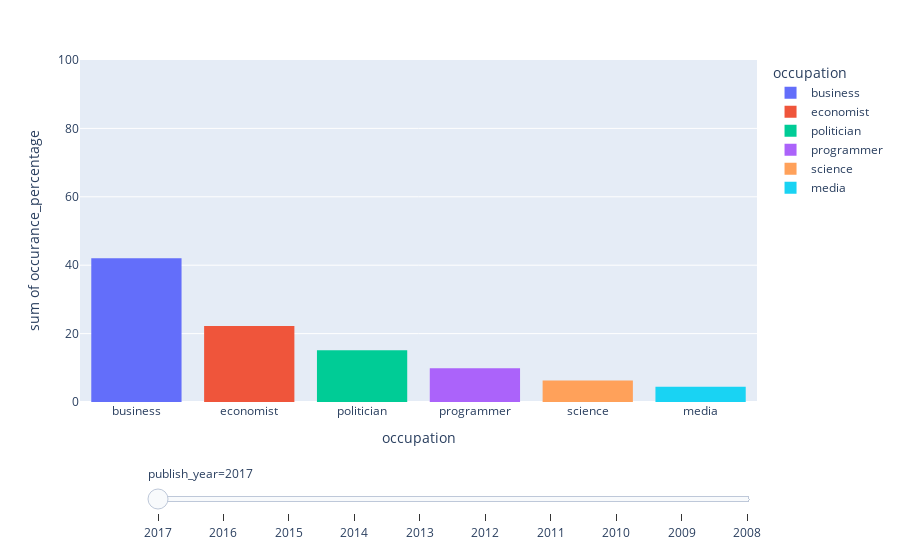

Write notebook code for a chart like this one.
### Markdown cell above
### TODO Set this to percentages

### Code cell
import plotly.express as px

df_grouped = df.groupby(['publish_year', 'occupation'], as_index=False).sum()
df_grouped_top = (df_grouped
                  .sort_values(['publish_year','o'], ascending=False)
                  .groupby(['publish_year'], as_index=False)
                  .head(6))

year2total = df_grouped_top.groupby("publish_year").sum().to_dict()["o"]


df_grouped_top["occurance_percentage"] = df_grouped_top.apply(lambda x: 100 * x["o"] / year2total[x["publish_year"]], axis=1)


fig = px.histogram(df_grouped_top, 
                   x="occupation",
                   y="occurance_percentage", 
                   animation_frame="publish_year",
                   color="occupation",
                   hover_name="publish_year")

fig["layout"].pop("updatemenus") # optional, drop animation buttons

fig.update_xaxes(fixedrange=False)
fig.update_xaxes(autorange=True)
fig.update_xaxes(categoryorder='total descending')
fig.update_yaxes(range=[0, 100])

fig.show()

### Figure 1 — Plotly figure (JSON) as saved in the notebook; plotly's stock layout.template omitted (floating-point values rounded to 4 significant figures)
{"data": [{"alignmentgroup": "True", "bingroup": "x", "histfunc": "sum", "hovertemplate": "occupation=%{x}<br>publish_year=2017<br>sum of occurance_percentage=%{y}<extra></extra>", "legendgroup": "business", "marker": {"color": "#636efa", "pattern": {"shape": ""}}, "name": "business", "offsetgroup": "business", "orientation": "v", "showlegend": true, "type": "histogram", "x": ["business"], "xaxis": "x", "y": [42.01], "yaxis": "y"}, {"alignmentgroup": "True", "bingroup": "x", "histfunc": "sum", "hovertemplate": "occupation=%{x}<br>publish_year=2017<br>sum of occurance_percentage=%{y}<extra></extra>", "legendgroup": "economist", "marker": {"color": "#EF553B", "pattern": {"shape": ""}}, "name": "economist", "offsetgroup": "economist", "orientation": "v", "showlegend": true, "type": "histogram", "x": ["economist"], "xaxis": "x", "y": [22.23], "yaxis": "y"}, {"alignmentgroup": "True", "bingroup": "x", "histfunc": "sum", "hovertemplate": "occupation=%{x}<br>publish_year=2017<br>sum of occurance_percentage=%{y}<extra></extra>", "legendgroup": "politician", "marker": {"color": "#00cc96", "pattern": {"shape": ""}}, "name": "politician", "offsetgroup": "politician", "orientation": "v", "showlegend": true, "type": "histogram", "x": ["politician"], "xaxis": "x", "y": [15.12], "yaxis": "y"}, {"alignmentgroup": "True", "bingroup": "x", "histfunc": "sum", "hovertemplate": "occupation=%{x}<br>publish_year=2017<br>sum of occurance_percentage=%{y}<extra></extra>", "legendgroup": "programmer", "marker": {"color": "#ab63fa", "pattern": {"shape": ""}}, "name": "programmer", "offsetgroup": "programmer", "orientation": "v", "showlegend": true, "type": "histogram", "x": ["programmer"], "xaxis": "x", "y": [9.896], "yaxis": "y"}, {"alignmentgroup": "True", "bingroup": "x", "histfunc": "sum", "hovertemplate": "occupation=%{x}<br>publish_year=2017<br>sum of occurance_percentage=%{y}<extra></extra>", "legendgroup": "science", "marker": {"color": "#FFA15A", "pattern": {"shape": ""}}, "name": "science", "offsetgroup": "science", "orientation": "v", "showlegend": true, "type": "histogram", "x": ["science"], "xaxis": "x", "y": [6.305], "yaxis": "y"}, {"alignmentgroup": "True", "bingroup": "x", "histfunc": "sum", "hovertemplate": "occupation=%{x}<br>publish_year=2017<br>sum of occurance_percentage=%{y}<extra></extra>", "legendgroup": "media", "marker": {"color": "#19d3f3", "pattern": {"shape": ""}}, "name": "media", "offsetgroup": "media", "orientation": "v", "showlegend": true, "type": "histogram", "x": ["media"], "xaxis": "x", "y": [4.429], "yaxis": "y"}], "layout": {"barmode": "relative", "legend": {"title": {"text": "occupation"}, "tracegroupgap": 0}, "margin": {"t": 60}, "sliders": [{"active": 0, "currentvalue": {"prefix": "publish_year="}, "len": 0.9, "pad": {"b": 10, "t": 60}, "steps": [{"args": [["2017"], {"frame": {"duration": 0, "redraw": true}, "fromcurrent": true, "mode": "immediate", "transition": {"duration": 0, "easing": "linear"}}], "label": "2017", "method": "animate"}, {"args": [["2016"], {"frame": {"duration": 0, "redraw": true}, "fromcurrent": true, "mode": "immediate", "transition": {"duration": 0, "easing": "linear"}}], "label": "2016", "method": "animate"}, {"args": [["2015"], {"frame": {"duration": 0, "redraw": true}, "fromcurrent": true, "mode": "immediate", "transition": {"duration": 0, "easing": "linear"}}], "label": "2015", "method": "animate"}, {"args": [["2014"], {"frame": {"duration": 0, "redraw": true}, "fromcurrent": true, "mode": "immediate", "transition": {"duration": 0, "easing": "linear"}}], "label": "2014", "method": "animate"}, {"args": [["2013"], {"frame": {"duration": 0, "redraw": true}, "fromcurrent": true, "mode": "immediate", "transition": {"duration": 0, "easing": "linear"}}], "label": "2013", "method": "animate"}, {"args": [["2012"], {"frame": {"duration": 0, "redraw": true}, "fromcurrent": true, "mode": "immediate", "transition": {"duration": 0, "easing": "linear"}}], "label": "2012", "method": "animate"}, {"args": [["2011"], {"frame": {"duration": 0, "redraw": true}, "fromcurrent": true, "mode": "immediate", "transition": {"duration": 0, "easing": "linear"}}], "label": "2011", "method": "animate"}, {"args": [["2010"], {"frame": {"duration": 0, "redraw": true}, "fromcurrent": true, "mode": "immediate", "transition": {"duration": 0, "easing": "linear"}}], "label": "2010", "method": "animate"}, {"args": [["2009"], {"frame": {"duration": 0, "redraw": true}, "fromcurrent": true, "mode": "immediate", "transition": {"duration": 0, "easing": "linear"}}], "label": "2009", "method": "animate"}, {"args": [["2008"], {"frame": {"duration": 0, "redraw": true}, "fromcurrent": true, "mode": "immediate", "transition": {"duration": 0, "easing": "linear"}}], "label": "2008", "method": "animate"}], "x": 0.1, "xanchor": "left", "y": 0, "yanchor": "top"}], "xaxis": {"anchor": "y", "autorange": true, "categoryarray": ["business", "economist", "politician", "programmer", "science", "media", "crypto", "lawyer"], "categoryorder": "total descending", "domain": [0, 1], "fixedrange": false, "title": {"text": "occupation"}}, "yaxis": {"anchor": "x", "domain": [0, 1], "range": [0, 100], "title": {"text": "sum of occurance_percentage"}}}}
